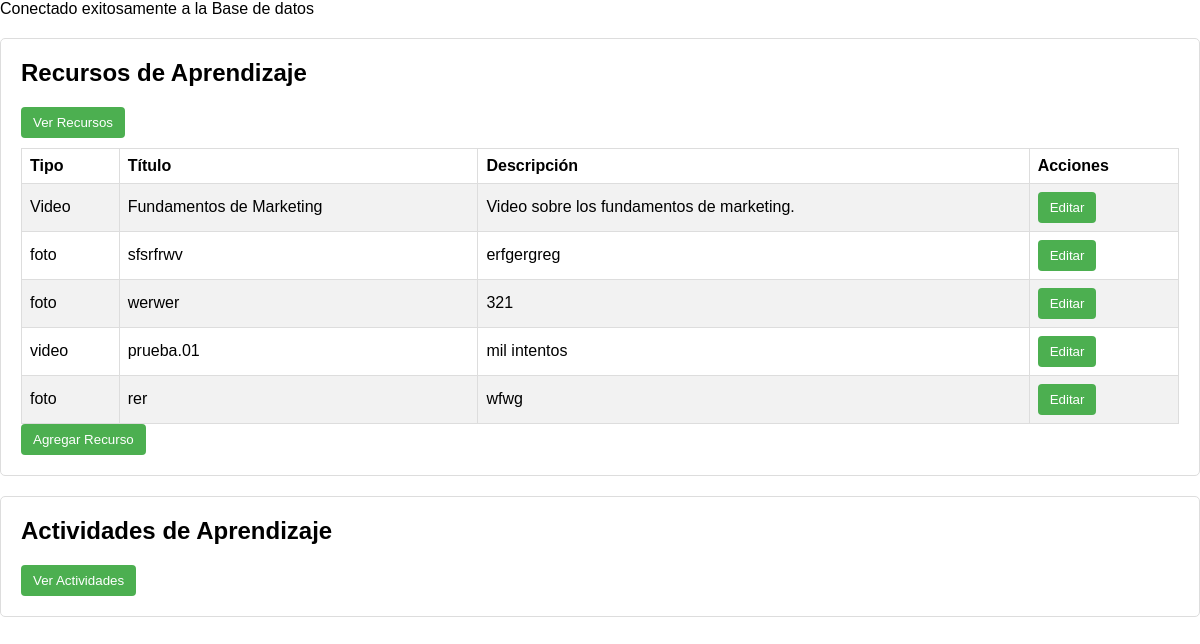
/models/agregar.php (signed in), run on the app's committed database.
### tables this page shows
CREATE TABLE `resources` (
  `id` int NOT NULL,
  `type` varchar(100) DEFAULT NULL,
  `title` varchar(100) DEFAULT NULL,
  `description` text
);

### models/agregar.php (the view, shortened to what this page needs)
<?php
include '../controller/conexion.php';
$sql_resources = "SELECT id, type, title, description FROM resources";
$result_resources = mysqli_query($conexion, $sql_resources);
?>
<!DOCTYPE html>
<html>
<head>
    <link rel="stylesheet" href="../css/agregar.css">
</head>
<body>
<div class="section">
    <h2>Recursos de Aprendizaje</h2>
    <button onclick="toggleSection('resources')">Ver Recursos</button>
    <div id="resources" class="active-section">
        <table id="resources_table">
            <tr>
                <th>Tipo</th>
                <th>Título</th>
                <th>Descripción</th>
                <th>Acciones</th>
            </tr>
            <?php
            if (mysqli_num_rows($result_resources) > 0) {
                while($row = mysqli_fetch_assoc($result_resources)) {
                    echo "<tr data-id='" . $row["id"] . "'>
                            <td>" . $row["type"] . "</td>
                            <td>" . $row["title"] . "</td>
                            <td>" . $row["description"] . "</td>
                            <td>
                                <button onclick='editResource(" . $row["id"] . ")'>Editar</button>
                            </td>
                          </tr>";
                }
            } else {
                echo "<tr><td colspan='4'>No se encontraron resultados de recursos</td></tr>";
            }
            ?>
        </table>
        <button onclick="showForm('add_resource_form')">Agregar Recurso</button>
    </div>
</div>
<div class="section">
    <h2>Actividades de Aprendizaje</h2>
    <button onclick="toggleSection('activities')">Ver Actividades</button>
</div>
</body>
</html>

### css/agregar.css (style rules this page uses)
body { font-family: Arial, sans-serif; margin: 0; padding: 0; }
.section { margin-top: 20px; padding: 20px; border: 1px solid #ddd; border-radius: 5px; }
.section h2 { margin-top: 0; }
.section table { width: 100%; border-collapse: collapse; margin-top: 10px; }
.section table, .section th, .section td { border: 1px solid #ddd; }
.section th, .section td { padding: 8px; text-align: left; }
.section tr:nth-child(even) { background-color: #f2f2f2; }
.section button { background-color: #4CAF50; color: white; padding: 8px 12px; border: none; cursor: pointer; border-radius: 4px; }

### models/agregar.php (style rules this page uses)
.section { margin-bottom: 20px; }
.active-section { display: block; }

### data on the page
resources: type "Video", title "Fundamentos de Marketing", description "Video sobre los fundamentos de marketing."
resources: type "foto", title "sfsrfrwv", description "erfgergreg"
resources: type "foto", title "werwer", description "321"
resources: type "video", title "prueba.01", description "mil intentos"
resources: type "foto", title "rer", description "wfwg"
